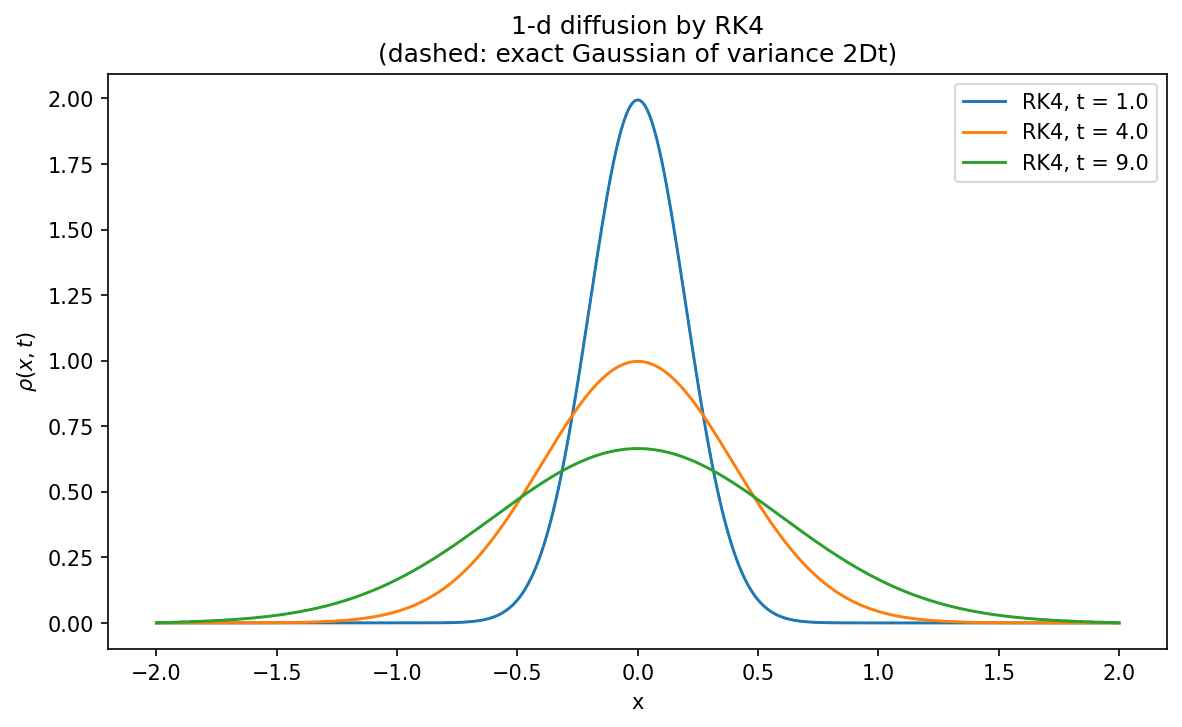

Here is the Python script that generated this plot:
"""
Worksheet 5, Problem 2(b)  --  Python 3 corrected version of p2RK4.py

Solve the 1-d diffusion equation

        d(rho)/dt = D d2(rho)/dx2,      D = (dx)^2 / (2 dt)

by RK4, with the initial condition set at t = 1 to

        rho(x) = exp(-x^2 / (2 sigma^2)) / sqrt(2 pi sigma^2),   sigma^2 = 2 D t

on x in [-2, 2] with dx = 0.01.  Plot rho(x, t) at three times.

Changes made relative to the original p2RK4.py
----------------------------------------------
1. The right-hand side divided by t1 = t[i], the CURRENT TIME, where the
   TIME STEP belonged.  Same bug as in p2E.py; see that file for the
   algebra.  Corrected.
2. The initial condition used sigma^2 where sigma belonged, planting a
   Gaussian of width 0.001 on a grid of spacing 0.01 -- a one-cell spike.
   Corrected.
3. The RK4 stages were not RK4.  The original wrote
        k2 = dt * f1(p1 + k1/2, p2, p3, t + 0.5)
   which advances only the CENTRE point between stages and leaves the two
   neighbours p2, p3 frozen at their stage-0 values.  Because the spatial
   operator couples neighbouring cells, every stage has to advance the whole
   vector.  RK4 is now applied to the full state array.
4. The stage times were hard-coded as t+0.5 and t+1 instead of t+dt/2 and
   t+dt.  Here the operator has no explicit time dependence so this made no
   numerical difference, but it would break the moment a source term were
   added.  Corrected anyway.
5. The three output times are named constants instead of array indices
   15, 500 and N-1.
6. The result is compared against the exact Gaussian at each output time.

Algorithms are hand written: the Laplacian and all four RK4 stages are
implemented here.

Stability
---------
With D = dx^2/(2 dt) the diffusion number is r = 1/2, so the eigenvalues of
the discrete Laplacian satisfy  lambda * dt  in  [-4r, 0] = [-2, 0].  RK4 is
stable on the negative real axis out to about -2.785, so this scheme is
comfortably inside its stability region -- unlike explicit Euler, which sits
exactly on its own limit at r = 1/2.
"""

import numpy as np
import matplotlib.pyplot as plt


# --- grid and physical parameters ----------------------------------------
DX = 0.01
X_MIN, X_MAX = -2.0, 2.0
DT = 0.0025
D = DX ** 2 / (2.0 * DT)        # as prescribed by the worksheet -> 0.02

T_START = 1.0
OUTPUT_TIMES = [1.0, 4.0, 9.0]


def exact_profile(x, t):
    """Exact solution at time t: a Gaussian of VARIANCE sigma^2 = 2 D t."""
    var = 2.0 * D * t
    return np.exp(-x ** 2 / (2.0 * var)) / np.sqrt(2.0 * np.pi * var)


def rhs(rho):
    """
    D * d2(rho)/dx2 by the three-point central difference, with rho held at
    zero on the two boundaries.  Acts on the WHOLE state vector -- this is
    the part the original RK4 got wrong.
    """
    out = np.zeros_like(rho)
    out[1:-1] = D * (rho[2:] + rho[:-2] - 2.0 * rho[1:-1]) / DX ** 2
    return out


def rk4_step(rho, dt):
    """One classic RK4 step of the full vector state."""
    k1 = dt * rhs(rho)
    k2 = dt * rhs(rho + 0.5 * k1)
    k3 = dt * rhs(rho + 0.5 * k2)
    k4 = dt * rhs(rho + k3)
    return rho + (k1 + 2.0 * k2 + 2.0 * k3 + k4) / 6.0


def main():
    x = np.arange(X_MIN, X_MAX + 0.5 * DX, DX)
    rho = exact_profile(x, T_START)

    n_steps = int(round((OUTPUT_TIMES[-1] - T_START) / DT))
    want = {int(round((t - T_START) / DT)): t for t in OUTPUT_TIMES}

    snapshots = []

    print("dx = %.4f   dt = %.4f   D = dx^2/(2 dt) = %.4f" % (DX, DT, D))
    print("diffusion number r = D dt / dx^2 = %.4f\n" % (D * DT / DX ** 2))
    print("%-8s %-14s %-16s %-16s"
          % ("t", "sigma", "mass (exact 1)", "max |rho - exact|"))

    def report(t, profile):
        exact = exact_profile(x, t)
        print("%-8.2f %-14.4f %-16.6f %-16.3e"
              % (t, np.sqrt(2.0 * D * t), np.sum(profile) * DX,
                 np.max(np.abs(profile - exact))))

    if 0 in want:
        snapshots.append((want[0], rho.copy()))
        report(want[0], rho)

    for step in range(1, n_steps + 1):
        rho = rk4_step(rho, DT)

        if step in want:
            t = want[step]
            snapshots.append((t, rho.copy()))
            report(t, rho)

    fig, ax = plt.subplots(figsize=(8, 5))
    for t, profile in snapshots:
        line, = ax.plot(x, profile, lw=1.4, label="RK4, t = %.1f" % t)
        ax.plot(x, exact_profile(x, t), "--", lw=1.0,
                color=line.get_color())
    ax.set_xlabel("x")
    ax.set_ylabel(r"$\rho(x,t)$")
    ax.set_title("1-d diffusion by RK4\n"
                 "(dashed: exact Gaussian of variance 2Dt)")
    ax.legend()
    fig.tight_layout()
    plt.show()


if __name__ == "__main__":
    main()
